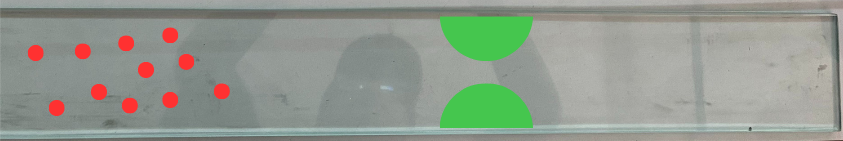
#> input picture asset/Suffusion.png, 843 x 141 px
$ jupyter execute --allow-errors coloer_detection.ipynb   (shell and % lines are left out)
#> lines starting #> are read from the running program, lines starting #| are printed output that depends on the picture; long printed decimals are rounded
[cell 1]
import cv2 as cv
import numpy as np
from matplotlib import pyplot as plt
img1 = plt.imread('./asset/Suffusion.png')
#> img1 is the input picture: shape (141, 843, 4) float32; mean R, G, B, A 0.573, 0.604, 0.56, 1
plt.imshow(img1)
plt.show()

img = cv.imread('./asset/Suffusion.png',cv.IMREAD_GRAYSCALE)
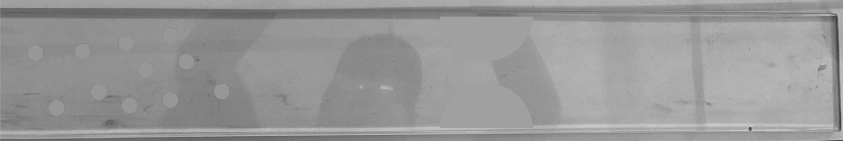
#> img: shape (141, 843); min 53, max 208, mean 151.8
# img2 = cv.imread('./asset/Suffusion2.png',cv.IMREAD_GRAYSCALE)
# print(img2)
plt.imshow(img, cmap="gray")
plt.show()
img=(img-150)//(20)
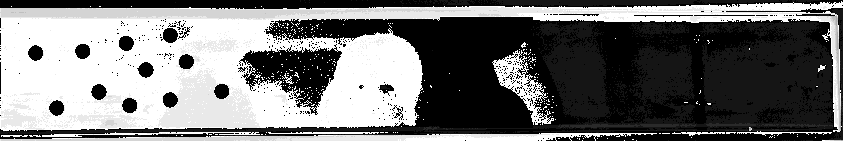
#> img: shape (141, 843); min 0, max 12, mean 5.48; drawn with min black and max white
plt.imshow(img, cmap="gray")
plt.show()
# [4 lines of commented-out code are left out]
plt.hist(img[:,:].ravel(),151,[1,12],color='red')
plt.figure(figsize=(20,16),dpi=100)
plt.imshow(img, cmap="gray")
plt.grid(False)
unique, counts = np.unique(img, return_counts=True)
#> unique = [0, 1, 2, 7, 8, 9, 10, 11, 12]; counts = [41148, 23087, 736, 1, 50, 191, 4088, 10502, 39060]
a=dict(zip(unique, counts))
#> a = 9 items
print(a)
#| {0: 41148, 1: 23087, 2: 736, 7: 1, 8: 50, 9: 191, 10: 4088, 11: 10502, 12: 39060}
b=a[0]
#> b = 41148
print(img.shape[0]*img.shape[1])
#| 118863
#Calculate percentage of water hyacinth
r=img.shape[0]*img.shape[1]
#> r = 118863
print("{0}{1}".format(b*100//r,"%"))
#| 34%
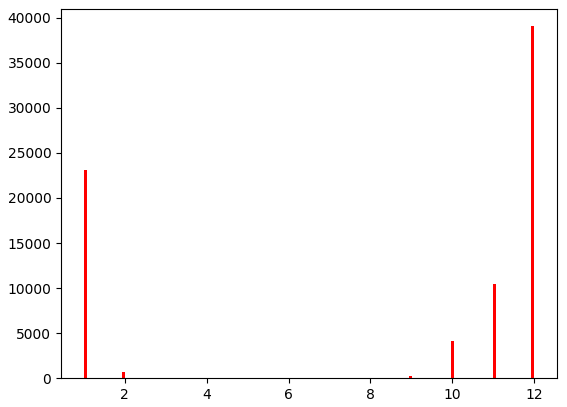
#> figure drawn by matplotlib, 1 panel; tallest bar 39060 high, from x = 11.93 to 12
#| 0.1922 1.0

[cell 2]
def normalize(img):
    lmin = float(img.min())
#> lmin = 0.192
    lmax = float(img.max())
#> lmax = 1
    return ((img-lmin)//(lmax-lmin))
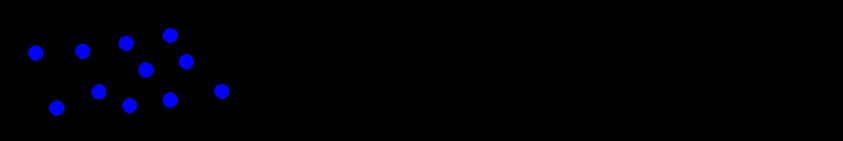
#> returned value: shape (141, 843, 4) float32; mean of channels 0, 1, 2, 3 0.0164, 0, 0, 1; drawn as B, G, R

[cell 3]
0.2989*192+0.5870*100+0.1140*100

[cell 4]
import cv2 as cv
import numpy as np
from matplotlib import pyplot as plt

img1 = plt.imread('./asset/Suffusion.png')
print(float(img1.min()),float(img1.max()))
plt.imshow(img1, cmap='gray')
plt.show()
img=normalize(img1)
# [4 lines of commented-out code are left out]
plt.imshow(img, cmap='gray')
plt.show()
plt.hist(img[:,:].ravel(),255,[0,1],color='red')
plt.figure(figsize=(20,16),dpi=100)
unique, counts = np.unique(img, return_counts=True)
#> unique = [0, 1]; counts = [354637, 120815]
a=dict(zip(unique, counts))
#> a = {0: 354637, 1: 120815}
print(a)
#| {0.0: 354637, 1.0: 120815}
print("{0}{1}".format((a[1.0]*100)/(a[0.0]+a[1.0]), "%"))
#| 25.411%
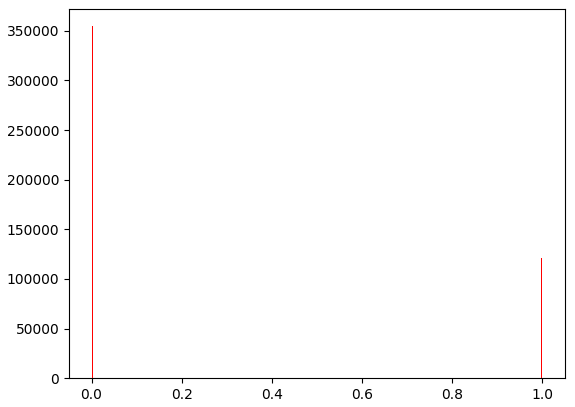
#> figure drawn by matplotlib, 1 panel; tallest bar 354637 high, from x = 0 to 0.00392
